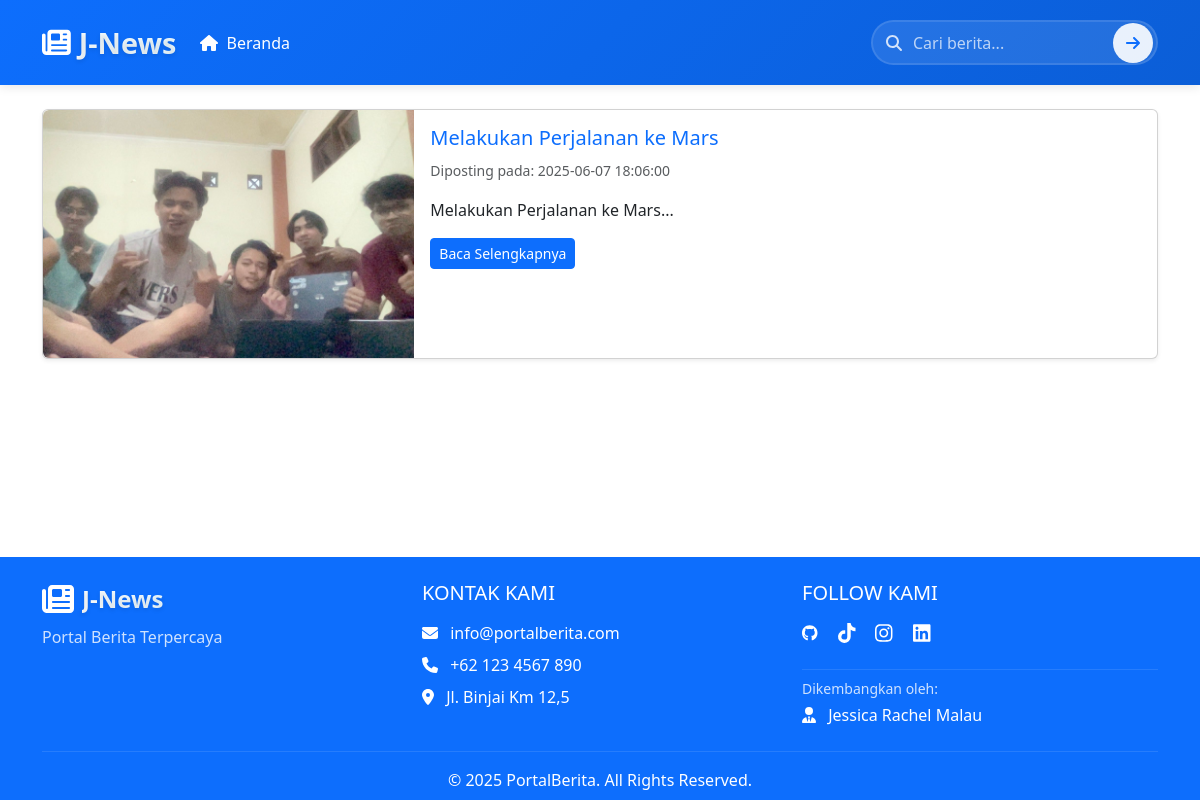
The page /kategori.php?id=4 on the database its author committed.
### tables this page shows
CREATE TABLE `berita` (
  `id` int NOT NULL,
  `judul` varchar(255) DEFAULT NULL,
  `slug` varchar(255) DEFAULT NULL,
  `isi` text,
  `gambar` varchar(255) DEFAULT NULL,
  `tanggal` datetime DEFAULT NULL,
  `id_kategori` int DEFAULT NULL
);

### kategori.php (the view)
<?php include 'inc/header.php'; include 'db/config.php'; ?>
<div class="container mt-4">
<?php
$id = $_GET['id'];
$sql = $conn->query("SELECT * FROM berita WHERE id_kategori=$id ORDER BY tanggal DESC");
if ($sql->num_rows > 0) {
  while($b = $sql->fetch_assoc()) {
    echo "<div class='card mb-4 shadow-sm'>
            <div class='row g-0'>
              <div class='col-md-4'>
                <img src='uploads/{$b['gambar']}' class='img-fluid rounded-start' alt='...' style='object-fit: cover; height: 100%; width: 100%;'>
              </div>
              <div class='col-md-8'>
                <div class='card-body'>
                  <h5 class='card-title'><a href='detail.php?slug={$b['slug']}' class='text-decoration-none'>{$b['judul']}</a></h5>
                  <p class='card-text'><small class='text-muted'>Diposting pada: {$b['tanggal']}</small></p>
                  <p class='card-text'>".substr(strip_tags($b['isi']), 0, 150)."...</p>
                  <a href='detail.php?slug={$b['slug']}' class='btn btn-primary btn-sm'>Baca Selengkapnya</a>
                </div>
              </div>
            </div>
          </div>";
  }
} else {
  echo "<div class='alert alert-warning'>Tidak ada berita dalam kategori ini.</div>";
}
?>
</div>
<?php include 'inc/footer.php'; ?>

### rows shown on the page
berita: gambar (picture), judul "Melakukan Perjalanan ke Mars", tanggal "2025-06-07 18:06:00", isi "Melakukan Perjalanan ke Mars"
